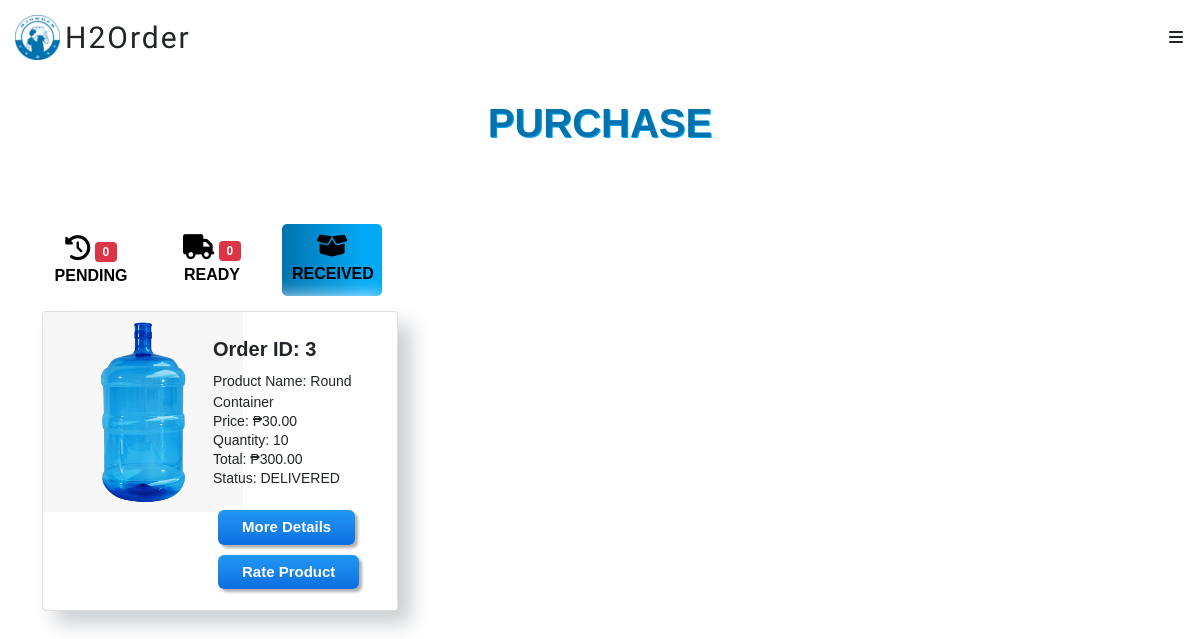
/customer/received_orders.php (signed in), run on an earlier commit of the app's database.
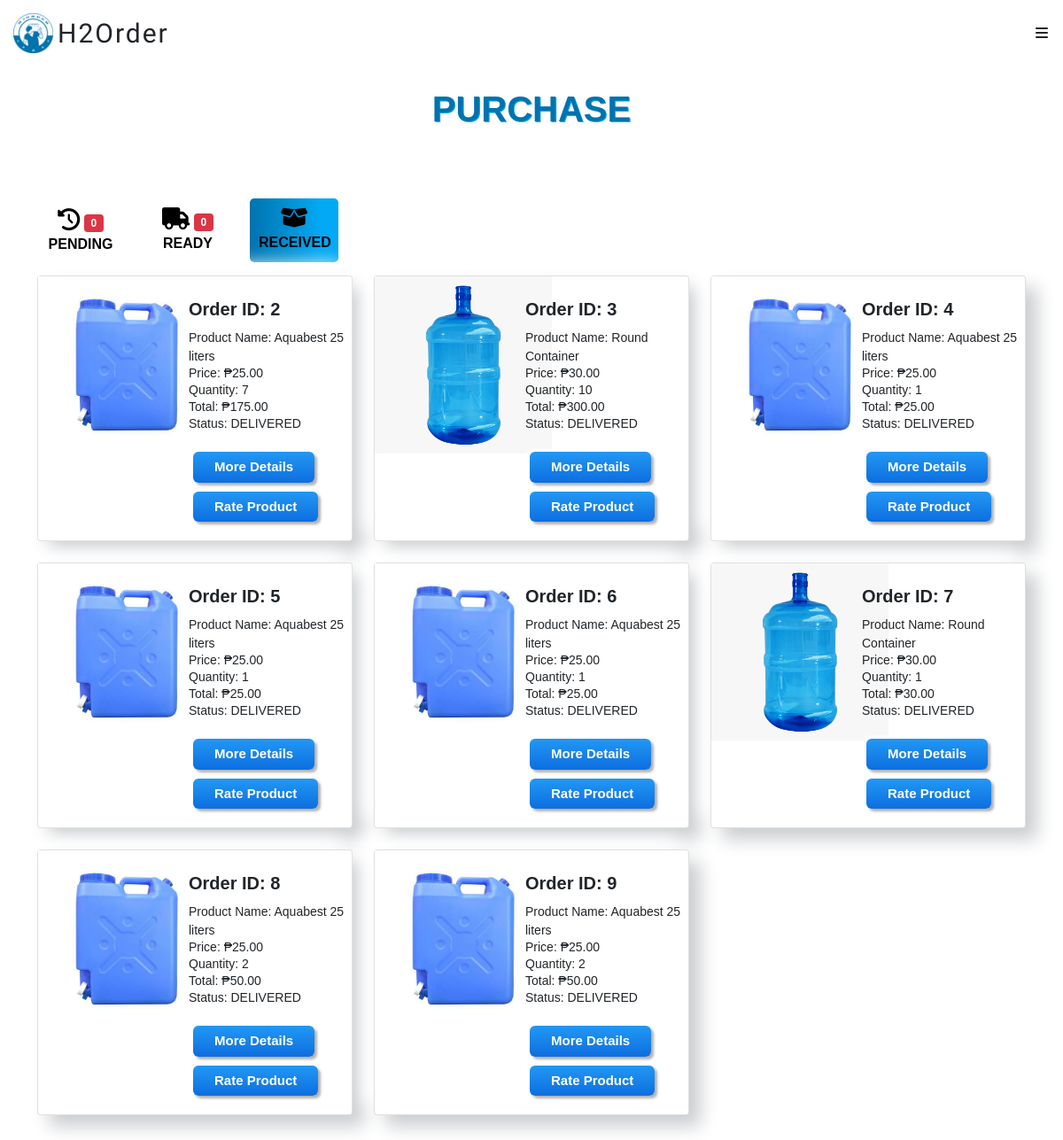
And on a later commit of the database.
### tables this page shows
CREATE TABLE `orderlist` (
  `order_id` int(11) NOT NULL,
  `product_id` int(11) NOT NULL,
  `customer_id` int(11) NOT NULL,
  `merchant_id` int(11) NOT NULL,
  `deliveryman_id` int(11) DEFAULT NULL,
  `status` text NOT NULL,
  `quantity` text NOT NULL,
  `total` int(11) NOT NULL,
  `type` text,
  `photo` text,
  `date` timestamp NOT NULL DEFAULT CURRENT_TIMESTAMP,
  `d_latitude` varchar(255) NOT NULL,
  `d_longitude` varchar(255) NOT NULL
);

CREATE TABLE `product` (
  `product_id` int(11) NOT NULL,
  `merchant_id` int(11) NOT NULL,
  `product_name` varchar(255) NOT NULL,
  `product_type` varchar(255) NOT NULL,
  `price` int(11) NOT NULL,
  `image` varchar(255) NOT NULL,
  `description` varchar(255) NOT NULL
);

### customer/received_orders.php (the view, shortened to what this page needs)
<?php
require '../connection.php';
?>
<!DOCTYPE html>
<html>
    <head>
        <link href="https://cdn.jsdelivr.net/npm/bootstrap@5.0.2/dist/css/bootstrap.min.css" rel="stylesheet">
    </head>
    <body  >
      <?php include 'navbar.php' ?>
      <center>
      <p class="text-center h1 fw-bold mb-3 mx-1 mx-md-4 mt-4"
      style="color:#0073ae;text-shadow: 1px 1px #03a9f4;">PURCHASE
      </p>
       </center>
<section >
  <div class="container py-5">
  <?php
        $q_p = $conn->query("SELECT COUNT(*) as total FROM `orderlist` WHERE orderlist.status = 'pending' && orderlist.customer_id = '".$_SESSION['customer_id']."' ") or die(mysqli_error());
        $f_p = $q_p->fetch_array();
        $q_s = $conn->query("SELECT COUNT(*) as total FROM `orderlist` WHERE orderlist.status = 'ready' && orderlist.customer_id = '".$_SESSION['customer_id']."'") or die(mysqli_error());
        $f_s = $q_s->fetch_array();
      ?>
  <div>
    <button type="button" class="btn btn-primary" onclick="window.location='purchase.php'" style="background-color: white; border:red; color:black; margin-left:-1px; width:100px;">
      <i style="font-size:25px;" class="fas fa-history"></i>
      <span class="badge bg-danger"><?php echo $f_p['total']?></span>
      Pending
    </button>
     <button type="button" class="btn btn-primary" onclick="window.location='shipping_orders.php'" style="background-color: white; color:black; margin-left:120px; margin-top:-88px;width:100px;">
      <i style="font-size:25px;" class="fas fa-truck"></i>
      <span class="badge bg-danger"><?php echo $f_s['total']?></span>
      Ready
    </button>
     <button type="button" class="btn btn-primary" onclick="window.location='received_orders.php'" style="background: rgb(0,115,174);background: linear-gradient(90deg, rgba(0,115,174,1) 0%, rgba(3,169,244,1) 80%);color:black; margin-left:240px; margin-top:-88px;width:100px;">
      <i style="font-size:25px;" class="fas fa-box-open"></i>
      Received
    </button>
  </div>
    <div class="row">
 <?php
      $queryy = $conn->query("SELECT product.product_id,product.image,product.product_name,product.product_type,
      product.price, product.merchant_id, orderlist.order_id, orderlist.quantity, orderlist.total ,orderlist.status, orderlist.type,
      orderlist.date, customer.firstname, customer.lastname, customer.customer_id FROM orderlist
      RIGHT JOIN product ON orderlist.product_id = product.product_id
      RIGHT JOIN customer ON orderlist.customer_id = customer.customer_id
      WHERE orderlist.status = 'delivered' && orderlist.customer_id = '".$_SESSION['customer_id']."'
  ") or die(mysqli_error());
      while($fetch = $queryy->fetch_array()){
?>
      <div class="col-md-12 col-lg-4 mb-4 mb-lg-0">
        <div class="card">
          <img src = "../photo/<?php echo $fetch['image']?>" style="width: 200px;height: 200px; margin-bottom: 5px;" />
             <div>
                <table>
                  <tr>
                  <td valign="top" style="padding-left:20px;">
                    <div style=" margin-top:-180px; margin-left: 150px;">
                      <h5 class="text-dark mb-0" style="font-weight: 550" >Order ID: <?php echo $fetch['order_id']?></h5>
                      <p style="font-size:14px;margin-top:10px;">Product Name: <?php echo $fetch['product_name']?><p>
                      <p style="font-size:14px;margin-top:-18px;">Price:  &#8369;<?php echo $fetch['price']?>.00<p>
                      <p style="font-size:14px;margin-top:-18px;">Quantity: <?php echo $fetch['quantity']?><p>
                     <p style="font-size:14px;margin-top:-18px;">Total: &#8369;<?php echo $fetch['quantity']* $fetch['price']?>.00<p>
                      <p style="font-size:14px;margin-top:-18px;">Status:  <?php echo  strtoupper($fetch['status'])?><p>
                     <a onclick="window.location='received_order_details.php?order_id=<?php echo $fetch['order_id']?>'" class="myButton" style="color:white;margin:5px;">More Details</a>
                     <a onclick="window.location='rate_product.php?order_id=<?php echo $fetch['order_id']?>'" class="myButton" style="color:white;margin:5px;">Rate Product</a>
                    </div>
                 </td>
                </tr>
              </table>
          </div>
        </div><br>
      </div>
<?php
    }
  ?>
        </div>
      </div>
</section>
    </body>
</html>

What changed in the data, as far as the page shows it:
now on this page (row edited): orderlist: product.image (picture), order_id "2", product.product_name "Aquabest 25 liters", product.price "25", quantity "7", $fetch['quantity']*$fetch['price'] "175", status "DELIVERED"
added orderlist: product.image (picture), order_id "4", product.product_name "Aquabest 25 liters", product.price "25", quantity "1", $fetch['quantity']*$fetch['price'] "25", status "DELIVERED"
added orderlist: product.image (picture), order_id "5", product.product_name "Aquabest 25 liters", product.price "25", quantity "1", $fetch['quantity']*$fetch['price'] "25", status "DELIVERED"
added orderlist: product.image (picture), order_id "6", product.product_name "Aquabest 25 liters", product.price "25", quantity "1", $fetch['quantity']*$fetch['price'] "25", status "DELIVERED"
added orderlist: product.image (picture), order_id "7", product.product_name "Round Container", product.price "30", quantity "1", $fetch['quantity']*$fetch['price'] "30", status "DELIVERED"
added orderlist: product.image (picture), order_id "8", product.product_name "Aquabest 25 liters", product.price "25", quantity "2", $fetch['quantity']*$fetch['price'] "50", status "DELIVERED"
added orderlist: product.image (picture), order_id "9", product.product_name "Aquabest 25 liters", product.price "25", quantity "2", $fetch['quantity']*$fetch['price'] "50", status "DELIVERED"
